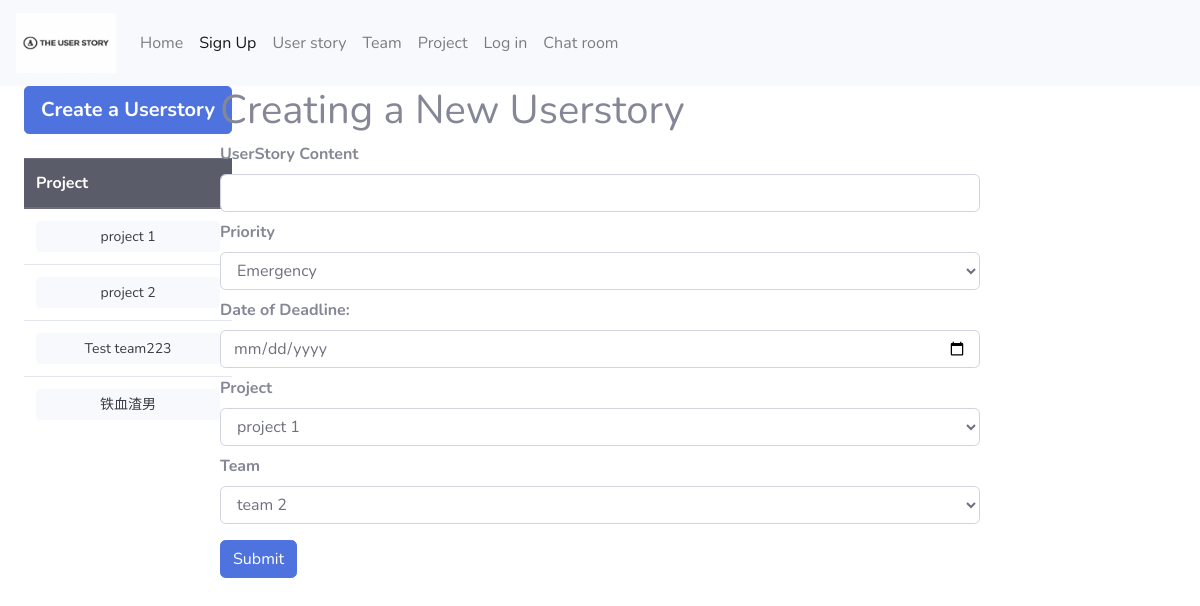
/createNewUserstory, run on an earlier commit of the app's database.
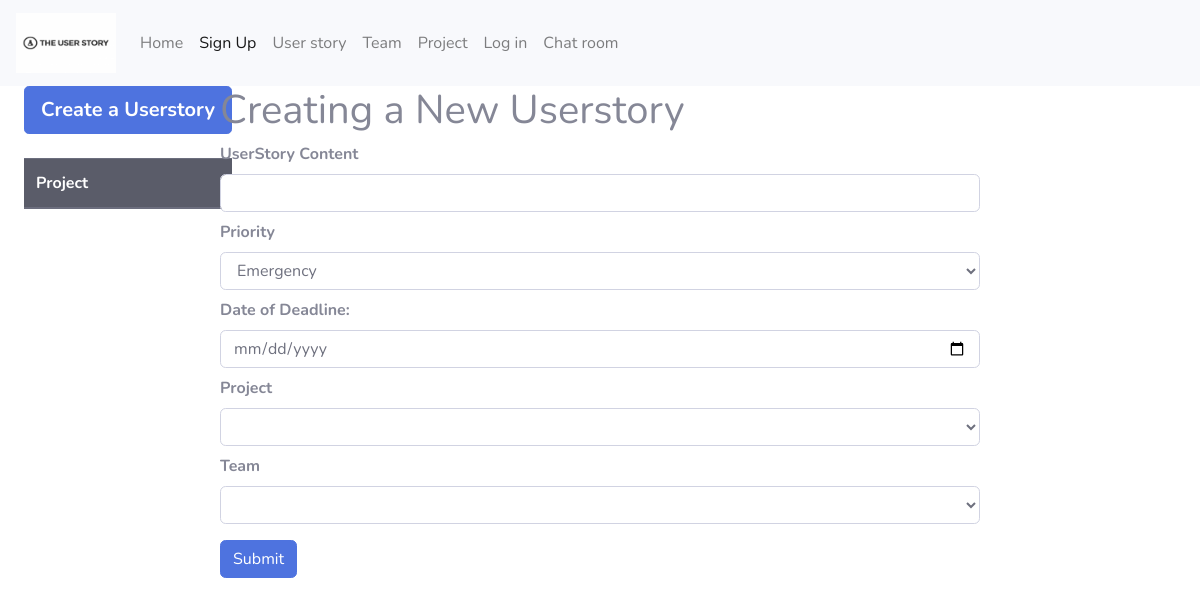
And on a later commit of the database.
### app/models.py (models this page shows)
class Project(db.Model):
    _table_ = db.Model.metadata.tables['project']
    __table_args__ = {'extend_existing': True}
    project_id = db.Column(db.Integer, primary_key=True)

### app/userstory/routes.py (the view, shortened to what this page needs)
@bp_userstory.route('/createNewUserstory', methods=['POST', 'GET'])
def userstory_creation():
    projects = Project.query.all()
    available_team = db.session.query(Team).all()
    available_project = db.session.query(Project).all()
    team_list = [(str(i.team_id), i.name) for i in available_team]
    project_list = [(str(i.project_id), i.name) for i in available_project]
    form = UserstoryForm(request.form)
    form.team.choices = team_list
    form.project.choices = project_list
    create_date = date.today()
    return render_template('userstory_creation.html', form=form, projects=projects)

### app/userstory/forms.py (shortened to what this page needs)
class UserstoryForm(FlaskForm):
    content = StringField('UserStory Content', validators=[DataRequired()])
    project = SelectField('Project')
    priority = SelectField('Priority', choices=[('EMERGENCY', 'Emergency'), ('NORMAL', 'Normal'), ('SPARE', 'Spare')])
    deadline = DateField('Date of Deadline:', validators=[DataRequired()], format='%Y-%m-%d')
    team = SelectField('Team')

### app/templates/userstory_creation.html (shortened to what this page needs)
{% extends "userstory_base.html" %}
{% block userstory_base_content %}
    {% from "_formhelpers.html" import render_field %}
    <div class="col-8">
        <h1>Creating a New Userstory</h1>
        <form method=post novalidate>
                    <dl>
                        {{ render_field(form.content, class='form-control') }}
                        {{ render_field(form.priority, class='form-control') }}
                        {{ render_field(form.deadline, class='form-control') }}
                        {{ render_field(form.project, class='form-control') }}
                        {{ render_field(form.team, class='form-control') }}
                    </dl>
                    <button type="submit" class="btn btn-primary">Submit</button>
                </form>
    </div>
    <div class="col-2">
    </div>
{% endblock %}

### app/templates/userstory_base.html (shortened to what this page needs)
{% extends "base.html" %}
{% block content %}
    <div role=main>
        <div class="container-fluid">
            <div class="row">
                <div class="col-2">
                    <ul class="nav flex-column">
                        <li class="nav-item">
                            <a href="{{ url_for('userstory.userstory_creation') }}"
                               class="btn btn-primary btn-lg btn-block"><strong>Create a Userstory</strong>
                            </a><br>
                        </li>
                        <li class="nav-item">
                            <table class="table">
                                <thead class="thead-dark">
                                <tr>
                                    <th scope="col">Project</th>
                                </tr>
                                {% for project in projects %}
                                    <tr>
                                        <td><a type="button" class="btn btn-light btn-sm btn-block"
                                               href="{{ url_for('userstory.userstory_info', project_id=project.project_id) }}">{{ project.name }}</a>
                                        </td>
                                    </tr>
                                {% endfor %}
                                </thead>
                            </table>
                        </li>
                    </ul>
                </div>
                {% block userstory_base_content %}{% endblock %}
            </div>
        </div>
    </div>
{% endblock %}

### app/templates/base.html (shortened to what this page needs)
<!DOCTYPE html>
<html lang="en">
<head>
    <link rel="stylesheet" href="{{ url_for('static', filename='css/bootstrap.css') }}">
    <link href="../static/vendor/fontawesome-free/css/all.min.css" rel="stylesheet" type="text/css">
    <link href="../static/css/sb-admin-2.min.css" rel="stylesheet">
</head>
<body>
<nav class="navbar navbar-expand-lg navbar-light bg-light">
    <a class="navbar-brand" href=" ">
        <img src="{{ url_for('static',filename='the_user_story_logo.png') }}" class="d-inline-block align-top" alt="App
    Logo" width="100" height="60">
    </a>
    <div class="collapse navbar-collapse" id="navbarNavAltMarkup">
        <div class="navbar-nav">
            <a class="nav-item nav-link" href="{{ url_for('main.home') }}">Home</a>
            <a class="nav-item nav-link active" href="{{ url_for('auth.signup') }}">Sign Up </a>
            <a class="nav-item nav-link" href="{{ url_for('userstory.userstory_base') }}">User story</a>
            <a class="nav-item nav-link" href="{{ url_for('team.team_base') }}">Team</a>
            <a class="nav-item nav-link" href="{{ url_for('project.backlog') }}">Project</a>
            {% if current_user.is_anonymous %}
                <li class="nav-item">
                    <a class="nav-link" href="{{ url_for('auth.login') }}">Log in</a>
                </li>
            {% else %}
                <li class="nav-item">
                    <a class="nav-link" href="{{ url_for('auth.logout') }}">Logout</a>
                </li>
            {% endif %}
            <a class="nav-item nav-link" href="{{ url_for('chatapp.room') }}">Chat room</a>
        </div>
    </div>
</nav>
<div role=main>
    {% block content %}
    {% endblock %}
</div>
</body>
</html>

### app/templates/_formhelpers.html (shortened to what this page needs)
{% macro render_field(field) %}
    <dt>{{ field.label }}
    <dd>{{ field(**kwargs)|safe }}
    </dd>
{% endmacro %}

What changed in the data, as far as the page shows it:
removed Project: name "project 1"
removed Project: name "project 2"
removed Project: name "Test team223"
removed Project: name "铁血渣男"
Also different on the page:
form field project: "project 1" → (not shown)
form field team: "team 2" → (not shown)
